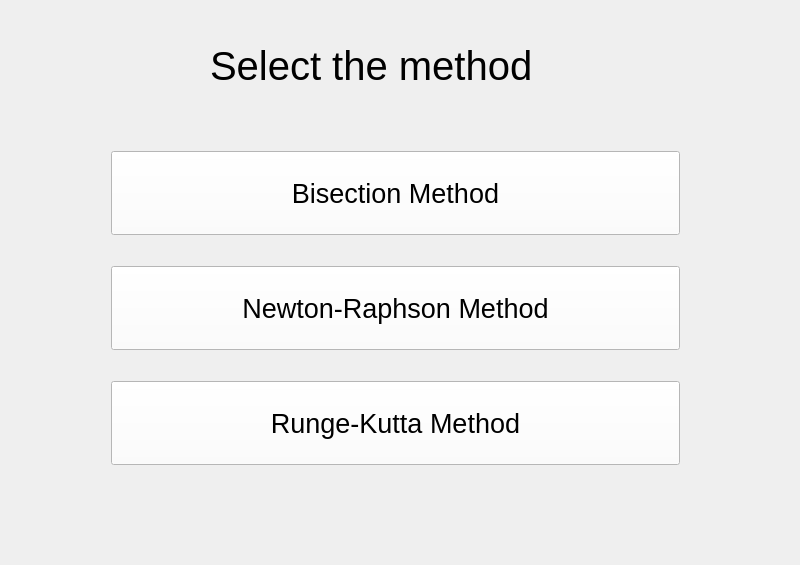
<?xml version="1.0" encoding="UTF-8"?>
<ui version="4.0">
 <class>NumericalMethod_Method</class>
 <widget class="QWidget" name="NumericalMethod_Method">
  <property name="geometry">
   <rect>
    <x>0</x>
    <y>0</y>
    <width>800</width>
    <height>565</height>
   </rect>
  </property>
  <property name="windowTitle">
   <string>NumericalMethod_Method</string>
  </property>
  <property name="styleSheet">
   <string notr="true"/>
  </property>
  <widget class="QWidget" name="layoutWidget">
   <property name="geometry">
    <rect>
     <x>100</x>
     <y>140</y>
     <width>591</width>
     <height>361</height>
    </rect>
   </property>
   <layout class="QVBoxLayout" name="verticalLayout">
    <item>
     <widget class="QPushButton" name="BisectionButton">
      <property name="sizePolicy">
       <sizepolicy hsizetype="Preferred" vsizetype="Preferred">
        <horstretch>0</horstretch>
        <verstretch>0</verstretch>
       </sizepolicy>
      </property>
      <property name="font">
       <font>
        <pointsize>20</pointsize>
        <weight>50</weight>
        <bold>false</bold>
       </font>
      </property>
      <property name="styleSheet">
       <string notr="true">background-color: rgb(255, 255, 255);
border-top-color: qlineargradient(spread:pad, x1:0, y1:0, x2:1, y2:0, stop:0 rgba(255, 178, 102, 255), stop:0.55 rgba(235, 148, 61, 255), stop:0.98 rgba(0, 0, 0, 255), stop:1 rgba(0, 0, 0, 0));
border-left-color: qradialgradient(spread:repeat, cx:0.5, cy:0.5, radius:0.077, fx:0.5, fy:0.5, stop:0 rgba(0, 169, 255, 147), stop:0.497326 rgba(0, 0, 0, 147), stop:1 rgba(0, 169, 255, 147));
border-bottom-color: qlineargradient(spread:pad, x1:0, y1:1, x2:0, y2:0, stop:0 rgba(0, 0, 0, 255), stop:0.05 rgba(14, 8, 73, 255), stop:0.36 rgba(28, 17, 145, 255), stop:0.6 rgba(126, 14, 81, 255), stop:0.75 rgba(234, 11, 11, 255), stop:0.79 rgba(244, 70, 5, 255), stop:0.86 rgba(255, 136, 0, 255), stop:0.935 rgba(239, 236, 55, 255));
border-color: qlineargradient(spread:pad, x1:0, y1:0, x2:1, y2:1, stop:0.512438 rgba(103, 34, 79, 255), stop:1 rgba(255, 255, 255, 255));
border-right-color: qlineargradient(spread:pad, x1:0, y1:0, x2:1, y2:1, stop:0.363184 rgba(88, 114, 74, 249), stop:1 rgba(255, 255, 255, 255));
gridline-color: qlineargradient(spread:pad, x1:0, y1:0, x2:1, y2:0, stop:0 rgba(0, 0, 0, 255), stop:1 rgba(255, 255, 255, 255));
selection-color: qconicalgradient(cx:0, cy:0, angle:135, stop:0 rgba(255, 255, 0, 69), stop:0.375 rgba(255, 255, 0, 69), stop:0.423533 rgba(251, 255, 0, 145), stop:0.45 rgba(247, 255, 0, 208), stop:0.477581 rgba(255, 244, 71, 130), stop:0.518717 rgba(255, 218, 71, 130), stop:0.55 rgba(255, 255, 0, 255), stop:0.57754 rgba(255, 203, 0, 130), stop:0.625 rgba(255, 255, 0, 69), stop:1 rgba(255, 255, 0, 69));</string>
      </property>
      <property name="text">
       <string>Bisection Method</string>
      </property>
     </widget>
    </item>
    <item>
     <spacer name="verticalSpacer">
      <property name="orientation">
       <enum>Qt::Vertical</enum>
      </property>
      <property name="sizeType">
       <enum>QSizePolicy::Fixed</enum>
      </property>
      <property name="sizeHint" stdset="0">
       <size>
        <width>10</width>
        <height>25</height>
       </size>
      </property>
     </spacer>
    </item>
    <item>
     <widget class="QPushButton" name="NRMethodBUtton">
      <property name="sizePolicy">
       <sizepolicy hsizetype="Minimum" vsizetype="Preferred">
        <horstretch>0</horstretch>
        <verstretch>0</verstretch>
       </sizepolicy>
      </property>
      <property name="font">
       <font>
        <pointsize>20</pointsize>
       </font>
      </property>
      <property name="styleSheet">
       <string notr="true">background-color: rgb(255, 255, 255);
border-top-color: qlineargradient(spread:pad, x1:0, y1:0, x2:1, y2:0, stop:0 rgba(255, 178, 102, 255), stop:0.55 rgba(235, 148, 61, 255), stop:0.98 rgba(0, 0, 0, 255), stop:1 rgba(0, 0, 0, 0));
border-left-color: qradialgradient(spread:repeat, cx:0.5, cy:0.5, radius:0.077, fx:0.5, fy:0.5, stop:0 rgba(0, 169, 255, 147), stop:0.497326 rgba(0, 0, 0, 147), stop:1 rgba(0, 169, 255, 147));
border-bottom-color: qlineargradient(spread:pad, x1:0, y1:1, x2:0, y2:0, stop:0 rgba(0, 0, 0, 255), stop:0.05 rgba(14, 8, 73, 255), stop:0.36 rgba(28, 17, 145, 255), stop:0.6 rgba(126, 14, 81, 255), stop:0.75 rgba(234, 11, 11, 255), stop:0.79 rgba(244, 70, 5, 255), stop:0.86 rgba(255, 136, 0, 255), stop:0.935 rgba(239, 236, 55, 255));
border-color: qlineargradient(spread:pad, x1:0, y1:0, x2:1, y2:1, stop:0.512438 rgba(103, 34, 79, 255), stop:1 rgba(255, 255, 255, 255));
border-right-color: qlineargradient(spread:pad, x1:0, y1:0, x2:1, y2:1, stop:0.363184 rgba(88, 114, 74, 249), stop:1 rgba(255, 255, 255, 255));
gridline-color: qlineargradient(spread:pad, x1:0, y1:0, x2:1, y2:0, stop:0 rgba(0, 0, 0, 255), stop:1 rgba(255, 255, 255, 255));
selection-color: qconicalgradient(cx:0, cy:0, angle:135, stop:0 rgba(255, 255, 0, 69), stop:0.375 rgba(255, 255, 0, 69), stop:0.423533 rgba(251, 255, 0, 145), stop:0.45 rgba(247, 255, 0, 208), stop:0.477581 rgba(255, 244, 71, 130), stop:0.518717 rgba(255, 218, 71, 130), stop:0.55 rgba(255, 255, 0, 255), stop:0.57754 rgba(255, 203, 0, 130), stop:0.625 rgba(255, 255, 0, 69), stop:1 rgba(255, 255, 0, 69));</string>
      </property>
      <property name="text">
       <string>Newton-Raphson Method</string>
      </property>
     </widget>
    </item>
    <item>
     <spacer name="verticalSpacer_2">
      <property name="orientation">
       <enum>Qt::Vertical</enum>
      </property>
      <property name="sizeType">
       <enum>QSizePolicy::Fixed</enum>
      </property>
      <property name="sizeHint" stdset="0">
       <size>
        <width>10</width>
        <height>25</height>
       </size>
      </property>
     </spacer>
    </item>
    <item>
     <widget class="QPushButton" name="RKMethodButton">
      <property name="sizePolicy">
       <sizepolicy hsizetype="Minimum" vsizetype="Preferred">
        <horstretch>0</horstretch>
        <verstretch>0</verstretch>
       </sizepolicy>
      </property>
      <property name="font">
       <font>
        <pointsize>20</pointsize>
       </font>
      </property>
      <property name="styleSheet">
       <string notr="true">background-color: rgb(255, 255, 255);
border-top-color: qlineargradient(spread:pad, x1:0, y1:0, x2:1, y2:0, stop:0 rgba(255, 178, 102, 255), stop:0.55 rgba(235, 148, 61, 255), stop:0.98 rgba(0, 0, 0, 255), stop:1 rgba(0, 0, 0, 0));
border-left-color: qradialgradient(spread:repeat, cx:0.5, cy:0.5, radius:0.077, fx:0.5, fy:0.5, stop:0 rgba(0, 169, 255, 147), stop:0.497326 rgba(0, 0, 0, 147), stop:1 rgba(0, 169, 255, 147));
border-bottom-color: qlineargradient(spread:pad, x1:0, y1:1, x2:0, y2:0, stop:0 rgba(0, 0, 0, 255), stop:0.05 rgba(14, 8, 73, 255), stop:0.36 rgba(28, 17, 145, 255), stop:0.6 rgba(126, 14, 81, 255), stop:0.75 rgba(234, 11, 11, 255), stop:0.79 rgba(244, 70, 5, 255), stop:0.86 rgba(255, 136, 0, 255), stop:0.935 rgba(239, 236, 55, 255));
border-color: qlineargradient(spread:pad, x1:0, y1:0, x2:1, y2:1, stop:0.512438 rgba(103, 34, 79, 255), stop:1 rgba(255, 255, 255, 255));
border-right-color: qlineargradient(spread:pad, x1:0, y1:0, x2:1, y2:1, stop:0.363184 rgba(88, 114, 74, 249), stop:1 rgba(255, 255, 255, 255));
gridline-color: qlineargradient(spread:pad, x1:0, y1:0, x2:1, y2:0, stop:0 rgba(0, 0, 0, 255), stop:1 rgba(255, 255, 255, 255));
selection-color: qconicalgradient(cx:0, cy:0, angle:135, stop:0 rgba(255, 255, 0, 69), stop:0.375 rgba(255, 255, 0, 69), stop:0.423533 rgba(251, 255, 0, 145), stop:0.45 rgba(247, 255, 0, 208), stop:0.477581 rgba(255, 244, 71, 130), stop:0.518717 rgba(255, 218, 71, 130), stop:0.55 rgba(255, 255, 0, 255), stop:0.57754 rgba(255, 203, 0, 130), stop:0.625 rgba(255, 255, 0, 69), stop:1 rgba(255, 255, 0, 69));</string>
      </property>
      <property name="text">
       <string>Runge-Kutta Method</string>
      </property>
     </widget>
    </item>
    <item>
     <spacer name="verticalSpacer_3">
      <property name="orientation">
       <enum>Qt::Vertical</enum>
      </property>
      <property name="sizeType">
       <enum>QSizePolicy::Fixed</enum>
      </property>
      <property name="sizeHint" stdset="0">
       <size>
        <width>10</width>
        <height>25</height>
       </size>
      </property>
     </spacer>
    </item>
   </layout>
  </widget>
  <widget class="QLabel" name="label">
   <property name="geometry">
    <rect>
     <x>210</x>
     <y>40</y>
     <width>411</width>
     <height>51</height>
    </rect>
   </property>
   <property name="font">
    <font>
     <pointsize>30</pointsize>
    </font>
   </property>
   <property name="text">
    <string>Select the method</string>
   </property>
  </widget>
 </widget>
 <layoutdefault spacing="6" margin="11"/>
 <resources/>
 <connections/>
</ui>
